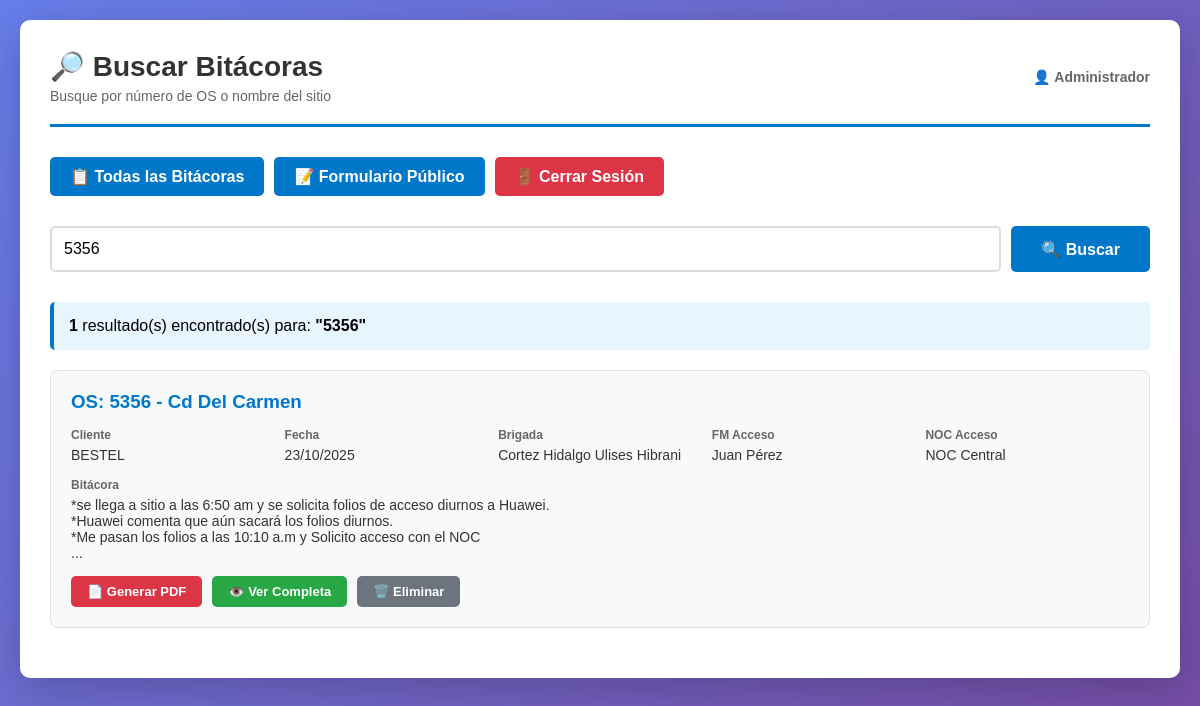
The app's page /admin/buscar.php?buscar=5356 (signed in) with its own data.
### tables this page shows
CREATE TABLE bitacoras (
    id INT AUTO_INCREMENT PRIMARY KEY,
    os VARCHAR(50) NOT NULL,
    cliente VARCHAR(100) NOT NULL,
    sitio VARCHAR(200) NOT NULL,
    fecha DATE NOT NULL,
    brigada VARCHAR(200) NOT NULL,
    bitacora TEXT NOT NULL,
    foto_clock_in VARCHAR(255),
    foto_clock_out VARCHAR(255),
    foto_etiquetas VARCHAR(255),
    foto_extra VARCHAR(255),
    fm_acceso VARCHAR(100),
    noc_acceso VARCHAR(100),
    fecha_registro TIMESTAMP DEFAULT CURRENT_TIMESTAMP,
    fecha_modificacion TIMESTAMP DEFAULT CURRENT_TIMESTAMP ON UPDATE CURRENT_TIMESTAMP,
    INDEX idx_os (os),
    INDEX idx_sitio (sitio),
    INDEX idx_fecha (fecha)
);

### auth.php (called while the page is built, shortened)
<?php
function estaAutenticado() {
    return isset($_SESSION['usuario_id']) && isset($_SESSION['usuario']);
}
function obtenerUsuarioActual() {
    return [
        'id' => $_SESSION['usuario_id'],
        'usuario' => $_SESSION['usuario'],
        'nombre' => $_SESSION['nombre']
    ];
}
?>

### admin/buscar.php (the view, shortened to what this page needs)
<?php
require_once '../auth.php';
$usuario = obtenerUsuarioActual();
$conn = getConnection();
$resultados = [];
$busqueda = '';
if (isset($_GET['buscar'])) {
    $busqueda = trim($_GET['buscar']);
    if (!empty($busqueda)) {
        $stmt = $conn->prepare("SELECT * FROM bitacoras WHERE os LIKE ? OR sitio LIKE ? ORDER BY fecha DESC");
        $search_param = "%$busqueda%";
        $stmt->bind_param("ss", $search_param, $search_param);
        $stmt->execute();
        $result = $stmt->get_result();
        while ($row = $result->fetch_assoc()) {
            $resultados[] = $row;
        }
    }
}
?>
<!DOCTYPE html>
<html lang="es">
<head>
</head>
<body>
    <div class="container">
        <div class="header">
            <div class="header-left">
                <h1>🔎 Buscar Bitácoras</h1>
                <p>Busque por número de OS o nombre del sitio</p>
            </div>
            <div class="user-info">
                👤 <strong><?php echo htmlspecialchars($usuario['nombre']); ?></strong>
            </div>
        </div>
        <div class="menu">
            <a href="consultar.php">📋 Todas las Bitácoras</a>
            <a href="../index.php">📝 Formulario Público</a>
            <a href="../logout.php" class="logout">🚪 Cerrar Sesión</a>
        </div>
        <form method="GET" class="search-form">
            <input type="text" name="buscar" placeholder="Ingrese OS o Sitio..." value="<?php echo htmlspecialchars($busqueda); ?>" required>
            <button type="submit">🔍 Buscar</button>
        </form>
        <?php if (isset($_GET['buscar'])): ?>
            <div class="result-count">
                <strong><?php echo count($resultados); ?></strong> resultado(s) encontrado(s) para: <strong>"<?php echo htmlspecialchars($busqueda); ?>"</strong>
            </div>
            <?php if (count($resultados) > 0): ?>
                <?php foreach ($resultados as $bitacora): ?>
                    <div class="card">
                        <h3>OS: <?php echo htmlspecialchars($bitacora['os']); ?> - <?php echo htmlspecialchars($bitacora['sitio']); ?></h3>
                        <div class="card-info">
                            <div class="card-info-item">
                                <span class="card-info-label">Cliente</span>
                                <span class="card-info-value"><?php echo htmlspecialchars($bitacora['cliente']); ?></span>
                            </div>
                            <div class="card-info-item">
                                <span class="card-info-label">Fecha</span>
                                <span class="card-info-value"><?php echo date('d/m/Y', strtotime($bitacora['fecha'])); ?></span>
                            </div>
                            <div class="card-info-item">
                                <span class="card-info-label">Brigada</span>
                                <span class="card-info-value"><?php echo htmlspecialchars($bitacora['brigada']); ?></span>
                            </div>
                            <div class="card-info-item">
                                <span class="card-info-label">FM Acceso</span>
                                <span class="card-info-value"><?php echo htmlspecialchars($bitacora['fm_acceso'] ?? 'N/A'); ?></span>
                            </div>
                            <div class="card-info-item">
                                <span class="card-info-label">NOC Acceso</span>
                                <span class="card-info-value"><?php echo htmlspecialchars($bitacora['noc_acceso'] ?? 'N/A'); ?></span>
                            </div>
                        </div>
                        <div class="card-info-item">
                            <span class="card-info-label">Bitácora</span>
                            <span class="card-info-value"><?php echo nl2br(htmlspecialchars(substr($bitacora['bitacora'], 0, 200))); ?>...</span>
                        </div>
                        <div class="card-actions">
                            <a href="generar_pdf.php?id=<?php echo $bitacora['id']; ?>" class="btn btn-pdf" target="_blank">📄 Generar PDF</a>
                            <a href="ver_bitacora.php?id=<?php echo $bitacora['id']; ?>" class="btn btn-view">👁️ Ver Completa</a>
                            <a href="eliminar_bitacora.php?id=<?php echo $bitacora['id']; ?>" class="btn btn-delete" onclick="return confirm('¿Está seguro de eliminar esta bitácora?')">🗑️ Eliminar</a>
                        </div>
                    </div>
                <?php endforeach; ?>
            <?php endif; ?>
        <?php endif; ?>
    </div>
</body>
</html>

### admin/buscar.php (style rules this page uses)
* { margin: 0; padding: 0; box-sizing: border-box; }
body { font-family: Arial, sans-serif; background: linear-gradient(135deg, #667eea 0%, #764ba2 100%); padding: 20px; min-height: 100vh; }
.container { max-width: 1200px; margin: 0 auto; background: white; border-radius: 10px; box-shadow: 0 10px 40px rgba(0,0,0,0.2); padding: 30px; }
.header { display: flex; justify-content: space-between; align-items: center; margin-bottom: 30px; padding-bottom: 20px; border-bottom: 3px solid #0077C8; }
.header-left h1 { color: #333; font-size: 28px; margin-bottom: 5px; }
.header-left p { color: #666; font-size: 14px; }
.user-info { text-align: right; font-size: 14px; color: #666; }
.menu { display: flex; gap: 10px; margin-bottom: 30px; flex-wrap: wrap; }
.menu a { padding: 10px 20px; background: #0077C8; color: white; text-decoration: none; border-radius: 5px; font-weight: bold; transition: background 0.3s; }
.menu a.logout { background: #dc3545; }
.search-form { display: flex; gap: 10px; margin-bottom: 30px; }
.search-form input { flex: 1; padding: 12px; border: 2px solid #ddd; border-radius: 5px; font-size: 16px; }
.search-form button { padding: 12px 30px; background: #0077C8; color: white; border: none; border-radius: 5px; font-size: 16px; font-weight: bold; cursor: pointer; }
.result-count { margin-bottom: 20px; padding: 15px; background: #e7f5ff; border-left: 4px solid #0077C8; border-radius: 5px; }
.card { border: 1px solid #ddd; border-radius: 8px; padding: 20px; margin-bottom: 20px; background: #f8f9fa; }
.card h3 { color: #0077C8; margin-bottom: 15px; }
.card-info { display: grid; grid-template-columns: repeat(auto-fit, minmax(200px, 1fr)); gap: 10px; margin-bottom: 15px; }
.card-info-item { display: flex; flex-direction: column; }
.card-info-label { font-weight: bold; font-size: 12px; color: #666; margin-bottom: 5px; }
.card-info-value { font-size: 14px; color: #333; }
.card-actions { display: flex; gap: 10px; margin-top: 15px; }
.btn { padding: 8px 16px; border: none; border-radius: 5px; cursor: pointer; text-decoration: none; display: inline-block; font-size: 13px; font-weight: bold; }
.btn-pdf { background: #dc3545; color: white; }
.btn-view { background: #28a745; color: white; }
.btn-delete { background: #6c757d; color: white; }

### records on screen
bitacoras: os "5356", sitio "Cd Del Carmen", cliente "BESTEL", fecha "23/10/2025", brigada "Cortez Hidalgo Ulises Hibrani", fm_acceso "Juan Pérez", noc_acceso "NOC Central", bitacora "*se llega a sitio a las 6:50 am y se solicita folios de acceso diurnos a Huawei. *Huawei comenta que aún sacará los folios diurnos. *Me pasan los folios a las 10:10 a.m y Solicito acceso con el NOC"

### other values on screen
$usuario['nombre'] "Administrador"
count($resultados) "1"
$busqueda "5356"
